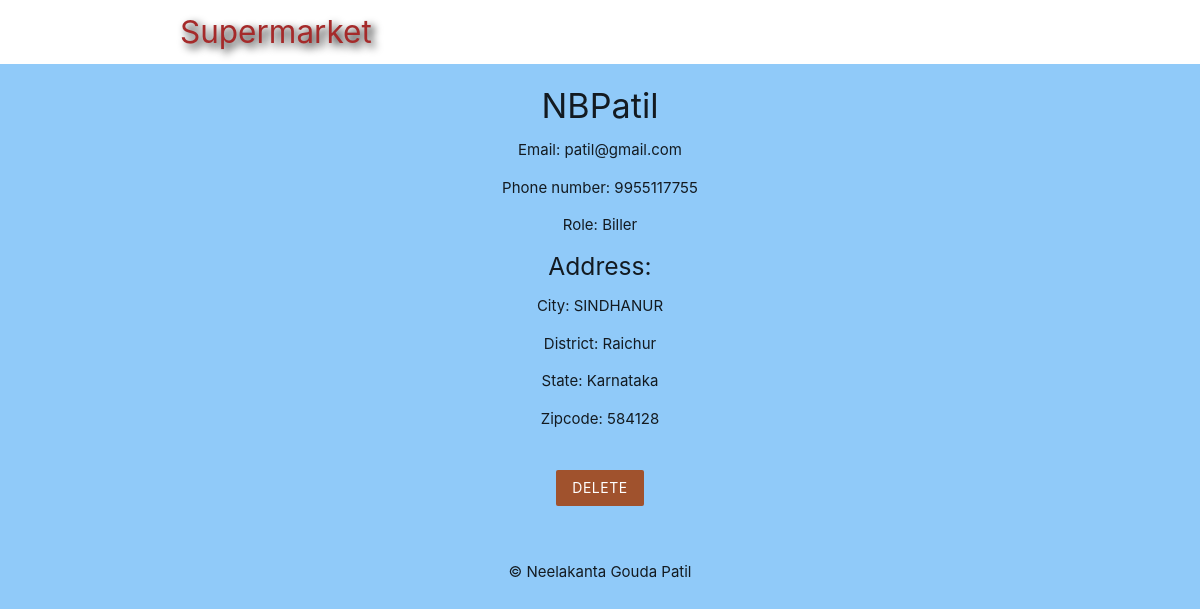
The app's page /e_details.php?id=111 with its own data.
### tables this page shows
CREATE TABLE `employee` (
  `employee_id` int(3) NOT NULL,
  `name` varchar(255) NOT NULL,
  `email` varchar(255) NOT NULL,
  `phone_no` bigint(10) NOT NULL,
  `role` varchar(255) NOT NULL,
  `zipcode` int(6) NOT NULL
);

CREATE TABLE `address` (
  `zipcode` int(6) NOT NULL,
  `state` varchar(255) NOT NULL,
  `district` varchar(255) NOT NULL,
  `city` varchar(255) NOT NULL
);

### e_details.php (the view, shortened to what this page needs)
<?php
	include('config/db_connect_admin.php');
	if (isset($_GET['id'])) {
		$e_id = mysqli_real_escape_string($connect, $_GET['id']);
		$e_sql = "SELECT * FROM employee e, address a WHERE e.employee_id = $e_id AND a.zipcode = e.zipcode";
		$e_result = mysqli_query($connect, $e_sql);
		$employee = mysqli_fetch_assoc($e_result);
	}
 ?>
 <!DOCTYPE html>
 <html>
 	<?php include('templates/header.php'); ?>
 	<div class="container center darkslategray-text">
 		<?php if($employee): ?>
 			<h4><?php echo htmlspecialchars($employee['name']); ?></h4>
 			<p>Email: <?php echo htmlspecialchars($employee['email']); ?></p>
 			<p>Phone number: <?php echo htmlspecialchars($employee['phone_no']); ?></p>
 			<p>Role: <?php echo htmlspecialchars($employee['role']); ?></p>
 			<h5>Address: </h5>
 			<p>City: <?php echo htmlspecialchars($employee['city']); ?></p>
 			<p>District: <?php echo htmlspecialchars($employee['district']); ?></p>
 			<p>State: <?php echo htmlspecialchars($employee['state']); ?></p>
 			<p>Zipcode: <?php echo htmlspecialchars($employee['zipcode']); ?></p>
 			<form action="e_details.php" method="POST">
 				<input type="submit" name="delete" value="Delete" class="btn brand z-depth-0">
 			</form>
 		<?php else: ?>
 			<h5>No such employee exist!</h5>
 		<?php endif; ?>
 	</div>
 	<?php include('templates/footer.php'); ?>
 </html>

### templates/header.php (style rules this page uses)
.brand { background: #A0522D !important; }
form { max-width: 460px; margin: 20px auto; padding: 20px; }

### records on screen
employee: name "NBPatil", email "patil@gmail.com", phone_no "9955117755", role "Biller", zipcode.city "SINDHANUR", zipcode.district "Raichur", zipcode.state "Karnataka", zipcode.zipcode "584128"
